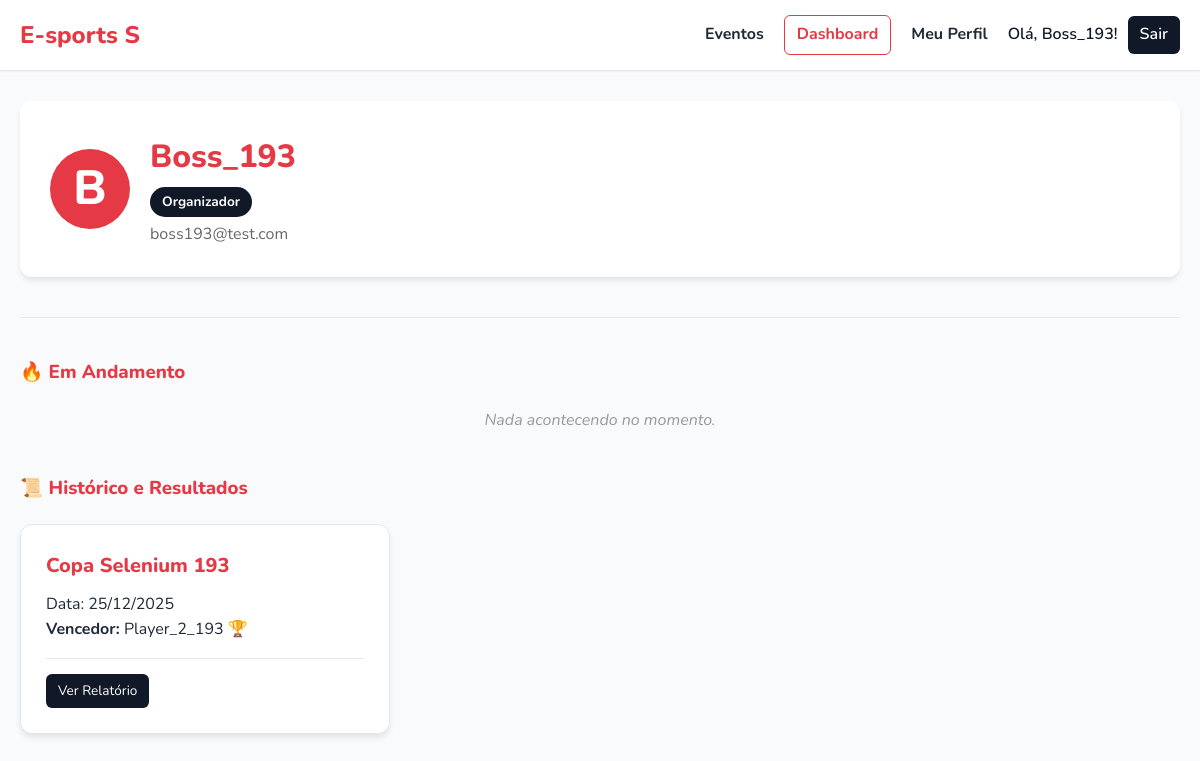
Screenshot of /perfil (signed in) with the database file from the repository.
### app_build/models.py (models this page shows)
class Organizador(db.Model):
    id = db.Column(db.Integer, primary_key=True)
    nome = db.Column(db.String(100), unique=True, nullable=False)
    email = db.Column(db.String(100), unique=True, nullable=False)
    senha = db.Column(db.String(200), nullable=False)
    telefone = db.Column(db.String(20))
    idade = db.Column(db.Integer)

class Evento(db.Model):
    id = db.Column(db.Integer, primary_key=True)
    nome = db.Column(db.String(100), nullable=False)
    jogo = db.Column(db.String(100))
    data = db.Column(db.Date, nullable=True)
    horario = db.Column(db.Time, nullable=True)
    descricao = db.Column(db.Text, nullable=True)
    link_externo = db.Column(db.String(200), nullable=True)
    limite_jogadores = db.Column(db.Integer)
    faixa_etaria = db.Column(db.String(50))
    local = db.Column(db.String(100))
    status = db.Column(db.String(50), nullable=False, default='Ativo')
    fase_atual = db.Column(db.String(50), default='Classificatoria')
    vagas_mata_mata = db.Column(db.Integer, default=4)
    organizador_id = db.Column(db.Integer, db.ForeignKey('organizador.id'), nullable=False)
    organizador = db.relationship('Organizador', backref=db.backref('eventos', lazy=True))

### app_build/app.py (the view)
@app.route('/perfil')
@login_required
def perfil():
    user_id = session.get('user_id')
    tipo = session.get('user_type')
    user_data = None
    historico_ativo = []
    historico_passado = []
    if tipo == 'jogador':
        user_data = Jogador.query.get(user_id)
        inscricoes = Inscricao.query.filter_by(jogador_id=user_id).all()
        for i in inscricoes:
            if i.evento.status == 'Ativo': historico_ativo.append(i)
            else: historico_passado.append(i)
    elif tipo == 'organizador':
        user_data = Organizador.query.get(user_id)
        todos_eventos = Evento.query.filter_by(organizador_id=user_id).order_by(Evento.data.desc()).all()
        for e in todos_eventos:
            if e.status == 'Ativo': historico_ativo.append(e)
            else:
                campeao = Inscricao.query.filter_by(evento_id=e.id, status_participacao='Vencedor').first()
                e.campeao_nome = campeao.jogador.nome if campeao else "Indefinido"
                historico_passado.append(e)
    return render_template('perfil.html',
                           usuario=user_data,
                           tipo=tipo,
                           ativos=historico_ativo,
                           passados=historico_passado)

### app_build/app.py (called while the page is built)
def login_required(f):
    @wraps(f)
    def decorated_function(*args, **kwargs):
        if 'user_id' not in session:
            flash("Você precisa estar logado.", "error")
            return redirect(url_for('login'))
        return f(*args, **kwargs)
    return decorated_function

### app_build/templates/perfil.html (shortened to what this page needs)
{% extends 'base.html' %}
{% block content %}
<div class="perfil-header">
    <div class="perfil-avatar">
        {{ usuario.nome[0].upper() }}
    </div>
    <div class="perfil-info">
        <h1>{{ usuario.nome }}</h1>
        <p class="perfil-badge">{{ tipo|capitalize }}</p>
        <p class="perfil-email">{{ usuario.email }}</p>
    </div>
</div>
<hr class="section-divider">
<h3>🔥 Em Andamento</h3>
{% if ativos %}
    <div class="list-wrapper">
        {% for item in ativos %}
            <div class="card">
                {% if tipo == 'jogador' %}
                    <h3>{{ item.evento.nome }}</h3>
                    <p><strong>Data:</strong> {{ item.evento.data.strftime('%d/%m/%Y') }}</p>
                    <p><strong>Pontos Atuais:</strong> {{ item.pontos }}</p>
                    <div class="card-actions">
                        <a href="{{ url_for('evento_detalhe', id=item.evento.id) }}" class="btn-card-participar">Ver Evento</a>
                    </div>
                {% else %}
                    <h3>{{ item.nome }}</h3>
                    <p><strong>Fase:</strong> {{ item.fase_atual }}</p>
                    <div class="card-actions">
                        <a href="{{ url_for('dashboard') }}" class="btn-card-edit">Gerenciar</a>
                    </div>
                {% endif %}
            </div>
        {% endfor %}
    </div>
{% else %}
    <p class="text-muted">Nada acontecendo no momento.</p>
{% endif %}
<h3 style="margin-top: 40px;">📜 Histórico e Resultados</h3>
{% if passados %}
    <div class="list-wrapper">
        {% for item in passados %}
            <div class="card card-finalizado">
                {% if tipo == 'jogador' %}
                    <h3>{{ item.evento.nome }}</h3>
                    <p>Data: {{ item.evento.data.strftime('%d/%m/%Y') }}</p>
                    <div class="resultado-box">
                        <p>Sua Pontuação: <strong>{{ item.pontos }}</strong></p>
                        <p>Resultado Final:
                            {% if item.status_participacao == 'Vencedor' %}
                                <span class="status-badge status-vencedor">CAMPEÃO 🏆</span>
                            {% else %}
                                <span class="status-badge status-eliminado">{{ item.status_participacao }}</span>
                            {% endif %}
                        </p>
                    </div>
                {% else %}
                    <h3>{{ item.nome }}</h3>
                    <p>Data: {{ item.data.strftime('%d/%m/%Y') }}</p>
                    <p><strong>Vencedor:</strong> {{ item.campeao_nome }} 🏆</p>
                    <div class="card-actions">
                        <a href="{{ url_for('relatorio_evento', id=item.id) }}" class="btn-card-edit">Ver Relatório</a>
                    </div>
                {% endif %}
            </div>
        {% endfor %}
    </div>
{% else %}
    <p class="text-muted">Nenhum histórico encontrado.</p>
{% endif %}
{% endblock %}

### app_build/templates/base.html (shortened to what this page needs)
<!DOCTYPE html>
<html lang="pt-br">
<head>
    <link rel="stylesheet" href="{{ url_for('static', filename='css/style.css') }}">
</head>
<body>
    <header class="header-internal">
        <div class="container">
            <a href="{{ url_for('index') }}" class="logo">E-sports S</a>
            <nav>
                <a href="{{ url_for('lista_eventos') }}">Eventos</a>
                {% if session.user_id %}
                    {% if session.user_type == 'organizador' %}
                        <a href="{{ url_for('dashboard') }}" class="nav-dashboard-link">Dashboard</a>
                    {% endif %}
                    <a href="{{ url_for('perfil') }}">Meu Perfil</a>
                    <span class="nav-welcome">Olá, {{ session.user_name }}!</span>
                    <a href="{{ url_for('logout') }}" class="btn-logout">Sair</a>
                {% else %}
                    <a href="{{ url_for('login') }}" class="btn-login-nav">Login</a>
                {% endif %}
            </nav>
        </div>
    </header>
    <main>
        <div class="container">
            {% block content %}{% endblock %}
        </div>
    </main>
</body>
</html>

### app_build/static/css/style.css (style rules this page uses)
:root { --cor-principal: #E63946; --cor-principal-dark: #c9303c; --cor-fundo: #F9FAFB; --cor-card: #FFFFFF; --cor-texto: #1F2937; --cor-borda: #E5E7EB; --cor-destaque: #111827; --sombra: 0 4px 6px -1px rgba(0, 0, 0, 0.1); --sombra-hover: 0 10px 15px -3px rgba(0, 0, 0, 0.1); }
* { margin: 0; padding: 0; box-sizing: border-box; }
body { font-family: 'Nunito', sans-serif; background-color: var(--cor-fundo); color: var(--cor-texto); line-height: 1.6; }
.container { max-width: 1200px; margin: 0 auto; padding: 0 20px; }
h1, h2, h3 { font-weight: 800; color: var(--cor-principal); margin-bottom: 20px; }
.header-home, header.header-internal { background: var(--cor-card); border-bottom: 1px solid var(--cor-borda); padding: 15px 0; margin-bottom: 30px; box-shadow: 0 1px 2px rgba(0,0,0,0.05); }
.header-home .container, header.header-internal .container { display: flex; justify-content: space-between; align-items: center; }
.logo-home, .logo { font-size: 1.5rem; font-weight: 800; color: var(--cor-principal); text-decoration: none; display: inline-block; transition: transform 0.2s ease; }
nav { display: flex; align-items: center; }
nav a { color: var(--cor-texto); text-decoration: none; font-weight: 700; margin-left: 20px; transition: color 0.2s; }
.nav-welcome { margin-left: 20px; color: var(--cor-destaque); font-weight: 600; }
.nav-dashboard-link { color: var(--cor-principal); border: 1px solid var(--cor-principal); padding: 6px 12px; border-radius: 6px; display: inline-block; }
.perfil-header { display: flex; align-items: center; gap: 20px; background: #fff; padding: 30px; border-radius: 12px; box-shadow: var(--sombra); margin-bottom: 30px; }
.perfil-avatar { width: 80px; height: 80px; background-color: var(--cor-principal); color: #fff; border-radius: 50%; display: flex; align-items: center; justify-content: center; font-size: 3rem; font-weight: 800; flex-shrink: 0; }
.perfil-info h1 { margin-bottom: 5px; font-size: 2rem; }
.perfil-badge { display: inline-block; background: var(--cor-destaque); color: #fff; padding: 4px 12px; border-radius: 20px; font-size: 0.85rem; font-weight: 700; margin-bottom: 5px; }
.perfil-email { color: #666; font-size: 1rem; }
.text-muted { color: #999; font-style: italic; text-align: center; margin-top: 20px; }
hr.section-divider { border: 0; border-top: 1px solid var(--cor-borda); margin: 40px 0; }
.btn-logout { background: var(--cor-destaque); color: #fff !important; font-weight: 600; text-decoration: none; padding: 6px 12px; border-radius: 6px; margin-left: 10px; display: inline-block; }
.list-wrapper, .calendar-grid { display: grid; grid-template-columns: repeat(auto-fill, minmax(320px, 1fr)); gap: 25px; }
.card, .calendar-card { background: var(--cor-card); border: 1px solid var(--cor-borda); border-radius: 12px; padding: 25px; box-shadow: var(--sombra); transition: transform 0.2s; overflow: hidden; }
.card h3 { margin-bottom: 10px; font-size: 1.25rem; }
.card-actions { margin-top: 15px; padding-top: 15px; border-top: 1px solid var(--cor-borda); display: flex; justify-content: space-between; align-items: center; }
.btn-card-edit { background: var(--cor-destaque); color: #fff; padding: 6px 12px; border-radius: 6px; font-size: 0.85rem; text-decoration: none; display: inline-block; }

### rows the page displays
Organizador: user_name "Boss_193", nome "B", nome "Boss_193", email "boss193@test.com"
Evento: nome "Copa Selenium 193", data "25/12/2025", campeao_nome "Player_2_193"

### other values shown
{{ tipo|capitalize }} "Organizador"
